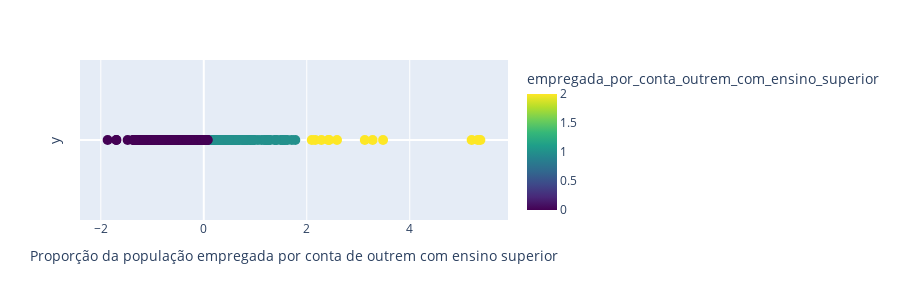

Notebook code cell kept with this figure:
### Code cell
clustered_df = aplicar_kmeans(only_municipalities_df,3,nome_cluster='empregada_por_conta_outrem_com_ensino_superior')
save_clustered_df_to_csv(clustered_df,"csv_files/", "3_Proporção da população empregada por conta de outrem com ensino superior.csv")

### Figure 1 — Plotly figure (JSON) as saved in the notebook; plotly's stock layout.template omitted (floating-point values rounded to 4 significant figures; data arrays with more than 128 entries replaced by an {"elided": "..."} marker saying what was removed)
{"data": [{"customdata": {"elided": "308x3 mixed values"}, "hovertemplate": "valor=%{x}<br>y=%{y}<br>local=%{customdata[0]}<br>codigo=%{customdata[1]}<br>Proporção da população empregada por conta de outrem com ensino superior=%{customdata[2]}<br>empregada_por_conta_outrem_com_ensino_superior=%{marker.color}<extra></extra>", "legendgroup": "", "marker": {"color": {"elided": "308 int values"}, "coloraxis": "coloraxis", "size": 10, "symbol": "circle"}, "mode": "markers", "name": "", "orientation": "v", "showlegend": false, "type": "scatter", "x": {"elided": "308 float values"}, "xaxis": "x", "y": {"elided": "308 int values"}, "yaxis": "y"}], "layout": {"coloraxis": {"colorbar": {"title": {"text": "empregada_por_conta_outrem_com_ensino_superior"}}, "colorscale": [[0, "#440154"], [0.1111, "#482878"], [0.2222, "#3e4989"], [0.3333, "#31688e"], [0.4444, "#26828e"], [0.5556, "#1f9e89"], [0.6667, "#35b779"], [0.7778, "#6ece58"], [0.8889, "#b5de2b"], [1, "#fde725"]]}, "height": 300, "legend": {"tracegroupgap": 0}, "margin": {"t": 60}, "xaxis": {"anchor": "y", "domain": [0, 1], "title": {"text": "Proporção da população empregada por conta de outrem com ensino superior"}}, "yaxis": {"anchor": "x", "domain": [0, 1], "showgrid": false, "showticklabels": false, "title": {"text": "y"}}}}
